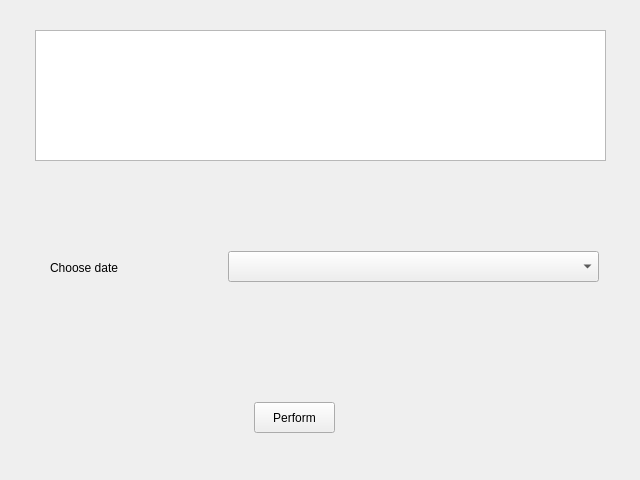
<?xml version="1.0" encoding="UTF-8"?>
<ui version="4.0">
 <class>Form</class>
 <widget class="QWidget" name="Form">
  <property name="geometry">
   <rect>
    <x>0</x>
    <y>0</y>
    <width>640</width>
    <height>480</height>
   </rect>
  </property>
  <property name="windowTitle">
   <string>Form</string>
  </property>
  <widget class="QTextBrowser" name="textBrowser">
   <property name="geometry">
    <rect>
     <x>35</x>
     <y>30</y>
     <width>571</width>
     <height>131</height>
    </rect>
   </property>
  </widget>
  <widget class="QLabel" name="label">
   <property name="geometry">
    <rect>
     <x>50</x>
     <y>260</y>
     <width>71</width>
     <height>16</height>
    </rect>
   </property>
   <property name="text">
    <string>Choose date</string>
   </property>
  </widget>
  <widget class="QComboBox" name="comboBox">
   <property name="geometry">
    <rect>
     <x>228</x>
     <y>251</y>
     <width>371</width>
     <height>31</height>
    </rect>
   </property>
  </widget>
  <widget class="QPushButton" name="pushButton">
   <property name="geometry">
    <rect>
     <x>254</x>
     <y>402</y>
     <width>81</width>
     <height>31</height>
    </rect>
   </property>
   <property name="text">
    <string>Perform</string>
   </property>
  </widget>
 </widget>
 <resources/>
 <connections>
  <connection>
   <sender>comboBox</sender>
   <signal>currentTextChanged(QString)</signal>
   <receiver>Form</receiver>
   <slot>addDate()</slot>
   <hints>
    <hint type="sourcelabel">
     <x>413</x>
     <y>266</y>
    </hint>
    <hint type="destinationlabel">
     <x>319</x>
     <y>239</y>
    </hint>
   </hints>
  </connection>
  <connection>
   <sender>pushButton</sender>
   <signal>clicked()</signal>
   <receiver>Form</receiver>
   <slot>btn_date()</slot>
   <hints>
    <hint type="sourcelabel">
     <x>294</x>
     <y>417</y>
    </hint>
    <hint type="destinationlabel">
     <x>319</x>
     <y>239</y>
    </hint>
   </hints>
  </connection>
 </connections>
 <slots>
  <slot>addDate()</slot>
  <slot>btn_date()</slot>
 </slots>
</ui>
